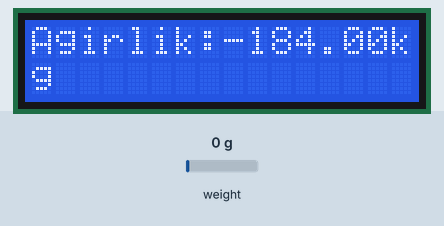
Simulated run of this program. Board: Raspberry Pi (BCM pin numbers). Parts: 16×2 character LCD. Inputs (shaded band) come from the test bench; at power-on: weight on the scale 0 g.

Above: at 3.2 s.
3.3 s: weight on the scale set to 100 g
At 5.2 s:
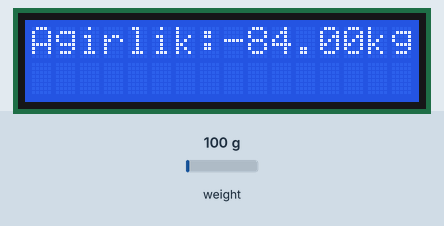
7.4 s: weight on the scale set to 1250 g
At 10.3 s:
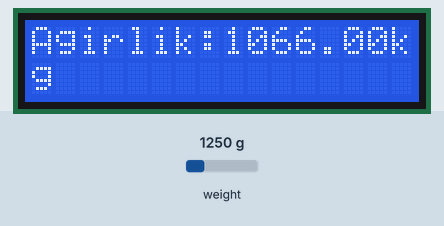
11.5 s: weight on the scale set to 2500 g
At 12.9 s:
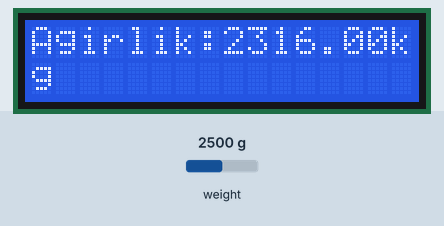
Timing chart, 0 to 14.5 s (numbered marks = the images above; inputs shaded):
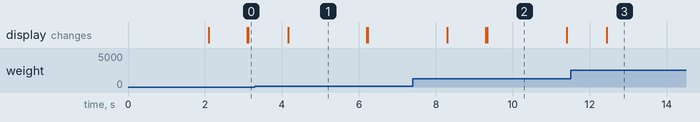

Measured:
- after the input at 3.3 s, the display: changes after 0.86 s (image 1)
- after the input at 7.4 s, the display: changes after 0.90 s (image 2)
- what the display in image 1 shows lasts 2.0 s, from 4.2 s to 6.2 s
- what the display in image 2 shows lasts 2.1 s, from 9.3 s to 11.4 s

The program:

hx711_lcd.py
```python
import time
from smbus2 import SMBus
from RPLCD.i2c import CharLCD
import lgpio

DATA_PIN = 17
CLK_PIN = 27

I2C_ADDR = 0x27
lcd = CharLCD(i2c_expander='PCF8574', address=I2C_ADDR, port=1,
              cols=16, rows=2, dotsize=8,
              charmap='A00', auto_linebreaks=True)

h = lgpio.gpiochip_open(0)
lgpio.gpio_claim_input(h, DATA_PIN)
lgpio.gpio_claim_output(h, CLK_PIN)

def read_hx711():
    count = 0
    while lgpio.gpio_read(h, DATA_PIN) == 1:
        pass
    for _ in range(24):
        lgpio.gpio_write(h, CLK_PIN, 1)
        count = (count << 1) | lgpio.gpio_read(h, DATA_PIN)
        lgpio.gpio_write(h, CLK_PIN, 0)
    lgpio.gpio_write(h, CLK_PIN, 1)
    lgpio.gpio_write(h, CLK_PIN, 0)
    return count

tare = 100000
calibration_factor = 500

lcd.clear()
lcd.write_string("Tartim Hazir...")
time.sleep(2)

try:
    while True:
        raw_value = read_hx711()
        weight = (raw_value - tare) / calibration_factor
        formatted_weight = f"{weight:.2f}"
        lcd.clear()
        lcd.write_string("Agirlik:{}kg".format(formatted_weight))
        time.sleep(1)
except KeyboardInterrupt:
    print("Program durduruldu.")
finally:
    lgpio.gpiochip_close(h)
    lcd.clear()
```
